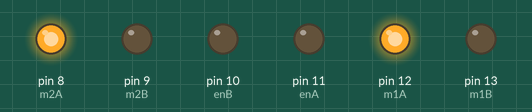
Simulated run of this sketch. Board: Arduino Uno, built with avr-gcc and run on an emulated ATmega328P. On the bench: output pins drawn as LEDs (lit = HIGH).

Above: at 0.05 s.
At 4.05 s:
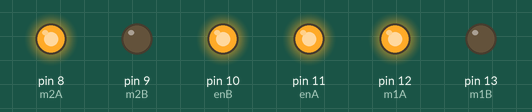
Timing chart, 0 to 5.3 s (numbered marks = the images above):
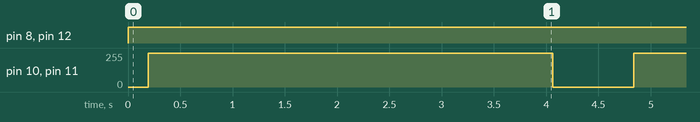

Measured:
- by itself, pin 8 (m2A), pin 12 (m1A): LOW → HIGH at 0.00 s
- by itself, pin 10 (enB), pin 11 (enA): alternates 255/255 for 3.9 s and 0/255 for 0.77 s

The sketch:

carV1.ino
```cpp
#include "car.h"
Car car(11,10,12,13,8,9);
void setup() {
  car.setup();
}

void loop(){
  car.fire();
}
```

car.h
```cpp
class Car{
private:
  int enA=11;  int enB=10;  int m1A=12;  int m1B=13;  int m2A=8;  int m2B=9;
  int sayac=0;
  int speedA=0;
  int speedB=0;
public:
  Car(int d1,int d2,int d3,int d4,int d5,int d6){
      enA=d1;      enB=d2;      m1A=d3;      m1B=d4;      m2A=d5;      m2B=d6;
  }
  void setup(){
     pinMode(enA,OUTPUT);
     pinMode(enB,OUTPUT);
     pinMode(m1A,OUTPUT);
     pinMode(m1B,OUTPUT);
     pinMode(m2A,OUTPUT);
     pinMode(m2B,OUTPUT);
  }
  void fire(){
    sayac++;
    go();
  }
  void go(){
    if(sayac==1){
      digitalWrite(m1A,HIGH);
      digitalWrite(m1B,LOW);
      digitalWrite(m2A,HIGH);
      digitalWrite(m2B,LOW);
    }
    if(speedA<255&&sayac<5000) speedA++;
    if(speedB<255&&sayac<5000) speedB++;
    analogWrite(enA,speedA);
    analogWrite(enB,speedB);
    delayMicroseconds(750);
    if(sayac>5000&&speedA>0) speedA--;
    if(sayac>5000&&speedB>0) speedB--;
//    if(sayac>5000&&speedA==0&&speedB==0) sayac=0;
      if(sayac>6000) sayac=0;
  }
};
```
